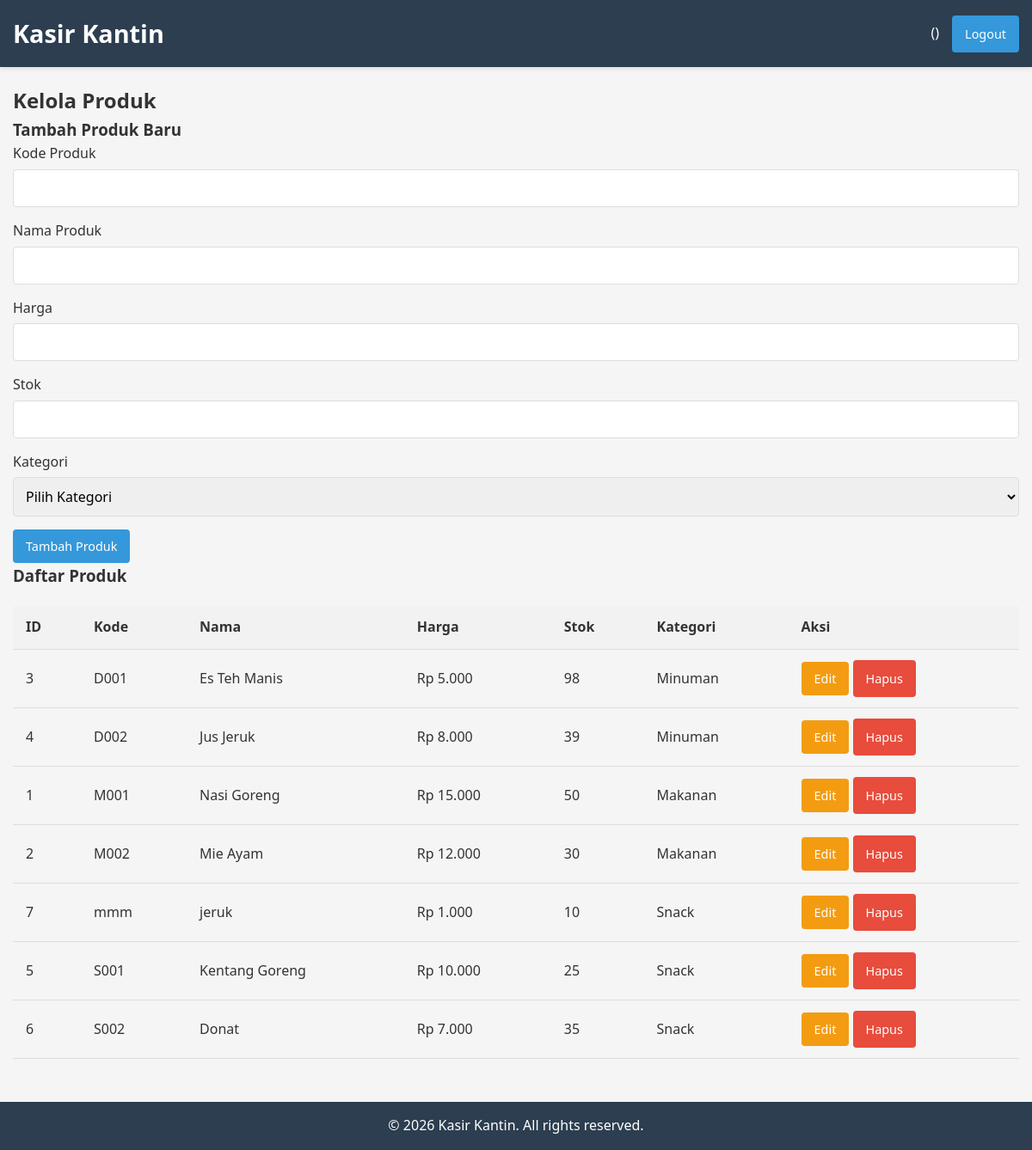
/admin/products.php, run on the app's committed database.
### tables this page shows
CREATE TABLE `products` (
  `id` int NOT NULL,
  `code` varchar(20) NOT NULL,
  `name` varchar(100) NOT NULL,
  `price` decimal(10,2) NOT NULL,
  `stock` int NOT NULL DEFAULT '0',
  `category_id` int DEFAULT NULL,
  `created_at` timestamp NULL DEFAULT CURRENT_TIMESTAMP
);

CREATE TABLE `categories` (
  `id` int NOT NULL,
  `name` varchar(50) NOT NULL,
  `created_at` timestamp NULL DEFAULT CURRENT_TIMESTAMP
);

### includes/functions.php (called while the page is built, shortened)
<?php
function format_rupiah($angka) {
    return "Rp " . number_format($angka, 0, ',', '.');
}
?>

### admin/products.php (the view, shortened to what this page needs)
<?php
require_once '../includes/header.php';
require_once '../config/database.php';
require_once '../includes/functions.php';
 $products_query = "SELECT p.*, c.name as category_name FROM products p LEFT JOIN categories c ON p.category_id = c.id ORDER BY p.code";
 $products_result = mysqli_query($conn, $products_query);
?>
<div class="products-management">
    <h2>Kelola Produk</h2>
    <div class="add-product-form">
        <h3>Tambah Produk Baru</h3>
        <form action="products.php" method="post">
            <div class="form-group">
                <label for="code">Kode Produk</label>
                <input type="text" id="code" name="code" required>
            </div>
            <div class="form-group">
                <label for="name">Nama Produk</label>
                <input type="text" id="name" name="name" required>
            </div>
            <div class="form-group">
                <label for="price">Harga</label>
                <input type="number" id="price" name="price" min="0" step="0.01" required>
            </div>
            <div class="form-group">
                <label for="stock">Stok</label>
                <input type="number" id="stock" name="stock" min="0" required>
            </div>
            <div class="form-group">
                <label for="category_id">Kategori</label>
                <select id="category_id" name="category_id" required>
                    <option value="">Pilih Kategori</option>
                </select>
            </div>
            <button type="submit" class="btn">Tambah Produk</button>
        </form>
    </div>
    <div class="products-table">
        <h3>Daftar Produk</h3>
        <table>
            <thead>
                <tr>
                    <th>ID</th>
                    <th>Kode</th>
                    <th>Nama</th>
                    <th>Harga</th>
                    <th>Stok</th>
                    <th>Kategori</th>
                    <th>Aksi</th>
                </tr>
            </thead>
            <tbody>
                <?php if (mysqli_num_rows($products_result) > 0): ?>
                    <?php while ($product = mysqli_fetch_assoc($products_result)): ?>
                        <tr>
                            <td><?php echo $product['id']; ?></td>
                            <td><?php echo $product['code']; ?></td>
                            <td><?php echo $product['name']; ?></td>
                            <td><?php echo format_rupiah($product['price']); ?></td>
                            <td><?php echo $product['stock']; ?></td>
                            <td><?php echo $product['category_name'] ?? '-'; ?></td>
                            <td>
                                <button class="btn btn-edit" onclick="editProduct(<?php echo $product['id']; ?>, '<?php echo $product['code']; ?>', '<?php echo $product['name']; ?>', <?php echo $product['price']; ?>, <?php echo $product['stock']; ?>, <?php echo $product['category_id'] ?? 'null'; ?>)">Edit</button>
                                <a href="products.php?action=delete&id=<?php echo $product['id']; ?>" class="btn btn-delete" onclick="return confirm('Apakah Anda yakin ingin menghapus produk ini?')">Hapus</a>
                            </td>
                        </tr>
                    <?php endwhile; ?>
                <?php else: ?>
                    <tr>
                        <td colspan="7">Belum ada produk</td>
                    </tr>
                <?php endif; ?>
            </tbody>
        </table>
    </div>
</div>
<?php require_once '../includes/footer.php'; ?>

### includes/header.php (shortened to what this page needs)
<?php
require_once 'functions.php';
?>
<!DOCTYPE html>
<html lang="id">
<head>
    <link rel="stylesheet" href="../assets/css/style.css">
</head>
<body>
    <header>
        <div class="container">
            <div class="header-content">
                <h1>Kasir Kantin</h1>
                <div class="user-info">
                    <span><?php echo $_SESSION['username']; ?> (<?php echo ucfirst($_SESSION['user_role']); ?>)</span>
                    <a href="../auth/logout.php" class="btn btn-logout">Logout</a>
                </div>
            </div>
        </div>
    </header>
    <main>
        <div class="container">

### includes/footer.php (shortened to what this page needs)
        </div>
    </main>
    <footer>
        <div class="container">
            <p>&copy; <?php echo date('Y'); ?> Kasir Kantin. All rights reserved.</p>
        </div>
    </footer>
</body>
</html>

### assets/css/style.css (style rules this page uses)
* { margin: 0; padding: 0; box-sizing: border-box; font-family: 'Segoe UI', Tahoma, Geneva, Verdana, sans-serif; }
body { background-color: #f5f5f5; color: #333; line-height: 1.6; }
.container { width: 100%; max-width: 1200px; margin: 0 auto; padding: 0 15px; }
header { background-color: #2c3e50; color: white; padding: 1rem 0; box-shadow: 0 2px 5px rgba(0,0,0,0.1); }
.header-content { display: flex; justify-content: space-between; align-items: center; }
.header-content h1 { font-size: 1.8rem; font-weight: 600; }
.user-info { display: flex; align-items: center; gap: 15px; }
.user-info span { font-weight: 500; }
.btn-logout { background-color: #e74c3c; color: white; border: none; padding: 8px 15px; border-radius: 4px; cursor: pointer; text-decoration: none; font-size: 0.9rem; transition: background-color 0.3s; }
main { padding: 20px 0; min-height: calc(100vh - 200px); }
footer { background-color: #2c3e50; color: white; text-align: center; padding: 15px 0; margin-top: 30px; }
.btn { display: inline-block; background-color: #3498db; color: white; border: none; padding: 10px 15px; border-radius: 4px; cursor: pointer; text-decoration: none; font-size: 0.9rem; transition: background-color 0.3s; }
.btn-edit { background-color: #f39c12; }
.btn-delete { background-color: #e74c3c; }
.form-group { margin-bottom: 15px; }
.form-group label { display: block; margin-bottom: 5px; font-weight: 500; }
.form-group input, .form-group select, .form-group textarea { width: 100%; padding: 10px; border: 1px solid #ddd; border-radius: 4px; font-size: 1rem; }
table { width: 100%; border-collapse: collapse; margin-top: 20px; }
table th, table td { padding: 12px 15px; text-align: left; border-bottom: 1px solid #ddd; }
table th { background-color: #f2f2f2; font-weight: 600; }

### data on the page
products: id "3", code "D001", name "Es Teh Manis", price "Rp 5.000", stock "98", category.name "Minuman"
products: id "4", code "D002", name "Jus Jeruk", price "Rp 8.000", stock "39", category.name "Minuman"
products: id "1", code "M001", name "Nasi Goreng", price "Rp 15.000", stock "50", category.name "Makanan"
products: id "2", code "M002", name "Mie Ayam", price "Rp 12.000", stock "30", category.name "Makanan"
products: id "7", code "mmm", name "jeruk", price "Rp 1.000", stock "10", category.name "Snack"
products: id "5", code "S001", name "Kentang Goreng", price "Rp 10.000", stock "25", category.name "Snack"
products: id "6", code "S002", name "Donat", price "Rp 7.000", stock "35", category.name "Snack"
